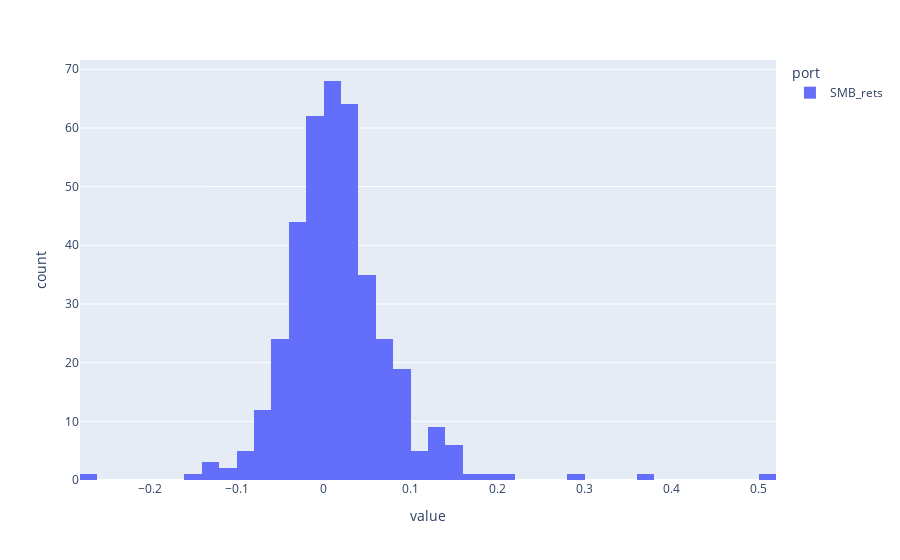

Write notebook code for a chart like this one.
### Code cell
px.histogram(port_df[['SMB_rets']]).show()

### Figure 1 — Plotly figure (JSON) as saved in the notebook; plotly's stock layout.template omitted (floating-point values rounded to 4 significant figures; data arrays with more than 128 entries replaced by an {"elided": "..."} marker saying what was removed)
{"data": [{"alignmentgroup": "True", "bingroup": "x", "hovertemplate": "port=SMB_rets<br>value=%{x}<br>count=%{y}<extra></extra>", "legendgroup": "SMB_rets", "marker": {"color": "#636efa", "pattern": {"shape": ""}}, "name": "SMB_rets", "offsetgroup": "SMB_rets", "orientation": "v", "showlegend": true, "type": "histogram", "x": {"elided": "391 float values"}, "xaxis": "x", "yaxis": "y"}], "layout": {"barmode": "relative", "legend": {"title": {"text": "port"}, "tracegroupgap": 0}, "margin": {"t": 60}, "xaxis": {"anchor": "y", "domain": [0, 1], "title": {"text": "value"}}, "yaxis": {"anchor": "x", "domain": [0, 1], "title": {"text": "count"}}}}
